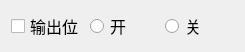
<?xml version="1.0" encoding="UTF-8"?>
<ui version="4.0">
 <class>MTest_SwItemWid</class>
 <widget class="QWidget" name="MTest_SwItemWid">
  <property name="geometry">
   <rect>
    <x>0</x>
    <y>0</y>
    <width>245</width>
    <height>35</height>
   </rect>
  </property>
  <property name="windowTitle">
   <string>Form</string>
  </property>
  <layout class="QHBoxLayout" name="horizontalLayout">
   <item>
    <widget class="QCheckBox" name="checkBox">
     <property name="font">
      <font>
       <family>微软雅黑</family>
       <pointsize>12</pointsize>
      </font>
     </property>
     <property name="text">
      <string>输出位</string>
     </property>
    </widget>
   </item>
   <item>
    <widget class="QRadioButton" name="openRadio">
     <property name="font">
      <font>
       <family>微软雅黑</family>
       <pointsize>12</pointsize>
      </font>
     </property>
     <property name="text">
      <string>开</string>
     </property>
    </widget>
   </item>
   <item>
    <widget class="QRadioButton" name="closeRadio">
     <property name="font">
      <font>
       <family>微软雅黑</family>
       <pointsize>12</pointsize>
      </font>
     </property>
     <property name="text">
      <string>关</string>
     </property>
    </widget>
   </item>
  </layout>
 </widget>
 <resources/>
 <connections/>
</ui>
